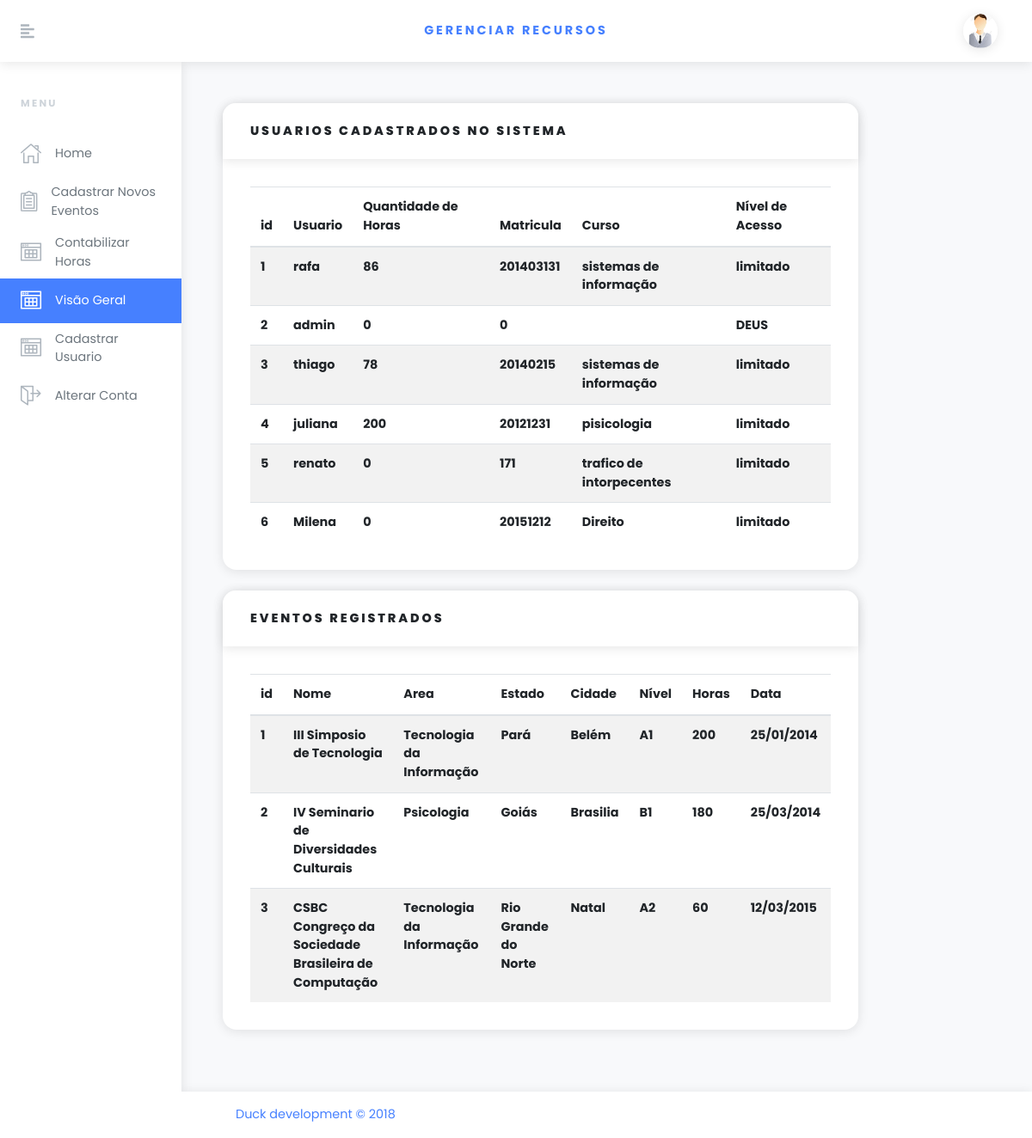
The page /usuarios.php (signed in) on the database its author committed.
### tables this page shows
CREATE TABLE `usuario` (
  `usuario_id` int(11) NOT NULL,
  `usuario` varchar(30) NOT NULL,
  `senha` varchar(30) NOT NULL,
  `horas` int(11) NOT NULL,
  `matricula` int(50) NOT NULL,
  `curso` varchar(50) NOT NULL,
  `niveldeacesso` varchar(50) NOT NULL
);

CREATE TABLE `eventos` (
  `id_evento` int(150) NOT NULL,
  `nome` varchar(60) NOT NULL,
  `categoria` varchar(60) NOT NULL,
  `estado` varchar(60) NOT NULL,
  `cidade` varchar(60) NOT NULL,
  `peso` varchar(60) NOT NULL,
  `qtdhoras` varchar(60) NOT NULL,
  `dataa` varchar(500) NOT NULL
);

### usuarios.php (the view, shortened to what this page needs)
<?php
include ('conexao.php');
?>
<!DOCTYPE html>
<html>
  <head>
    <link rel="stylesheet" href="vendor/bootstrap/css/bootstrap.min.css">
    <link rel="stylesheet" href="https://use.fontawesome.com/releases/v5.3.1/css/all.css">
    <link rel="stylesheet" href="css/orionicons.css">
    <link rel="stylesheet" href="css/style.default.css" id="theme-stylesheet">
    <link rel="stylesheet" href="css/custom.css">
  </head>
  <body>
   <header class="header">
      <nav class="navbar navbar-expand-lg px-4 py-2 bg-white shadow"><a href="#" class="sidebar-toggler text-gray-500 mr-4 mr-lg-5 lead"><i class="fas fa-align-left"></i></a>
      <a href="painelAdm.php" class="navbar-brand font-weight-bold text-uppercase text-base">Gerenciar Recursos</a>
        <ul class="ml-auto d-flex align-items-center list-unstyled mb-0">
          <li class="nav-item dropdown ml-auto"><a id="userInfo" href="http://example.com" data-toggle="dropdown" aria-haspopup="true" aria-expanded="false" class="nav-link dropdown-toggle"><img src="img/avatar-6.jpg" alt="Jason Doe" style="max-width: 2.5rem;" class="img-fluid rounded-circle shadow"></a>
          </li>
        </ul>
      </nav>
    </header>
<div class="d-flex align-items-stretch">
      <div id="sidebar" class="sidebar py-3">
            <div class="text-gray-400 text-uppercase px-3 px-lg-4 py-4 font-weight-bold small headings-font-family">Menu</div>
            <ul class="sidebar-menu list-unstyled">
                <li class="sidebar-list-item"><a href="painel2.php" class="sidebar-link text-muted"><i class="o-home-1 mr-3 text-gray"></i><span>Home</span></a></li>
                <li class="sidebar-list-item"><a href="cadastroneventos.php" class="sidebar-link text-muted  "><i class="o-survey-1 mr-3 text-gray"></i><span>Cadastrar Novos Eventos</span></a></li>
                <li class="sidebar-list-item"><a href="contahoras.php" class="sidebar-link text-muted"><i class="o-table-content-1 mr-3 text-gray"></i><span>Contabilizar Horas</span></a></li>
                <li class="sidebar-list-item"><a href="usuarios.php" class="sidebar-link text-muted active"><i class="o-table-content-1 mr-3 text-gray"></i><span>Visão Geral</span></a></li>
                <li class="sidebar-list-item"><a href="cadastrousuarios.php" class="sidebar-link text-muted"><i class="o-table-content-1 mr-3 text-gray"></i><span>Cadastrar Usuario</span></a></li>
                <li class="sidebar-list-item"><a href="logout.php" class="sidebar-link text-muted"><i class="o-exit-1 mr-3 text-gray"></i><span>Alterar Conta</span></a></li>
            </ul>
      </div>
<div class="page-holder w-100 d-flex flex-wrap">
          <div class="container-fluid px-xl-5">
                  <section class="py-5">
                    <div class="row">
               <?php
               $sql = "select * from usuario";
               $consulta = mysqli_query($conexao,$sql);
               $evento = "select * from eventos";
               $consulta2 = mysqli_query($conexao,$evento);
                 ?>
<div class="col-lg-10 mb-4">
<form method="get" class="card">
            <div class="card-header">
              <h6 class="text-uppercase mb-0">Usuarios cadastrados no sistema</h6>
            </div>
            <div class="card-body">
              <table class="table table-striped table-hover card-text">
                  <thead>
                    <tr>
                      <th>id</th>
                      <th>Usuario</th>
                      <th>Quantidade de Horas</th>
                      <th>Matricula</th>
                      <th>Curso</th>
                      <th>Nível de Acesso</th>
                    </tr>
                  </thead>
                <tbody>
                <?php
                        while($exibirRegistros = mysqli_fetch_array($consulta)){
                          $usuario_id = $exibirRegistros[0];
                          $usuario = $exibirRegistros[1];
                          $horas = $exibirRegistros[3];
                          $matricula = $exibirRegistros[4];
                          $curso = $exibirRegistros[5];
                          $niveldeacesso = $exibirRegistros[6];
                          print "<article>";
                          print "<tr>";
                          print "<th scope='row'>"; print "$usuario_id"; print"</th>";
                          print "<th scope='row'>"; print "$usuario"; print"</th>";
                          print "<th scope='row'>"; print "$horas"; print"</th>";
                          print "<th scope='row'>"; print "$matricula"; print"</th>";
                          print "<th scope='row'>"; print "$curso"; print"</th>";
                          print "<th scope='row'>"; print "$niveldeacesso"; print"</th>";
                           print "</article>";
                        }
                        ?>
                   </tbody>
              </table>
        </div>
    </form>
</div>
<div class="col-lg-10 mb-4">
<form method="get" class="card">
            <div class="card-header">
              <h6 class="text-uppercase mb-0">Eventos registrados</h6>
            </div>
            <div class="card-body">
              <table class="table table-striped table-hover card-text">
                  <thead>
                    <tr>
                      <th>id</th>
                      <th>Nome</th>
                      <th>Area</th>
                      <th>Estado</th>
                      <th>Cidade</th>
                      <th>Nível</th>
                      <th>Horas</th>
                      <th>Data</th>
                    </tr>
                  </thead>
                <tbody>
                <?php
                        while($exibirRegistros2 = mysqli_fetch_array($consulta2)){
                          $id_evento = $exibirRegistros2[0];
                          $nome = $exibirRegistros2[1];
                          $categoria = $exibirRegistros2[2];
                          $estado = $exibirRegistros2[3];
                          $cidade = $exibirRegistros2[4];
                          $peso = $exibirRegistros2[5];
                          $qtdhoras = $exibirRegistros2[6];
                          $dataa = $exibirRegistros2[7];
                          print "<article>";
                          print "<tr>";
                          print "<th scope='row'>"; print "$id_evento"; print"</th>";
                          print "<th scope='row'>"; print "$nome"; print"</th>";
                          print "<th scope='row'>"; print "$categoria"; print"</th>";
                          print "<th scope='row'>"; print "$estado"; print"</th>";
                          print "<th scope='row'>"; print "$cidade"; print"</th>";
                          print "<th scope='row'>"; print "$peso"; print"</th>";
                          print "<th scope='row'>"; print "$qtdhoras"; print"</th>";
                          print "<th scope='row'>"; print "$dataa"; print"</th>";
                           print "</article>";
                        }
                        ?>
                   </tbody>
              </table>
        </div>
    </form>
</div>
</div>
</section>
</div>
          <footer class="footer bg-white shadow align-self-end py-3 px-xl-5 w-100">
                          <div class="container-fluid">
                              <div class="row">
                              <div class="col-md-6 text-center text-md-left text-primary">
                                  <p class="mb-2 mb-md-0">Duck development &copy; 2018</p>
                              </div>
                              </div>
                          </div>
          </footer>
</div>
</div>
  </body>
</html>

### rows shown on the page
usuario: usuario_id "1", usuario "rafa", horas "86", matricula "201403131", curso "sistemas de informação", niveldeacesso "limitado"
usuario: usuario_id "2", usuario "admin", horas "0", matricula "0", niveldeacesso "DEUS"
usuario: usuario_id "3", usuario "thiago", horas "78", matricula "20140215", curso "sistemas de informação", niveldeacesso "limitado"
usuario: usuario_id "4", usuario "juliana", horas "200", matricula "20121231", curso "pisicologia", niveldeacesso "limitado"
usuario: usuario_id "5", usuario "renato", horas "0", matricula "171", curso "trafico de intorpecentes", niveldeacesso "limitado"
usuario: usuario_id "6", usuario "Milena", horas "0", matricula "20151212", curso "Direito", niveldeacesso "limitado"
eventos: id_evento "1", nome "III Simposio de Tecnologia", categoria "Tecnologia da Informação", estado "Pará", cidade "Belém", peso "A1", qtdhoras "200", dataa "25/01/2014"
eventos: id_evento "2", nome "IV Seminario de Diversidades Culturais", categoria "Psicologia", estado "Goiás", cidade "Brasilia", peso "B1", qtdhoras "180", dataa "25/03/2014"
eventos: id_evento "3", nome "CSBC Congreço da Sociedade Brasileira de Computação", categoria "Tecnologia da Informação", estado "Rio Grande do Norte", cidade "Natal", peso "A2", qtdhoras "60", dataa "12/03/2015"
